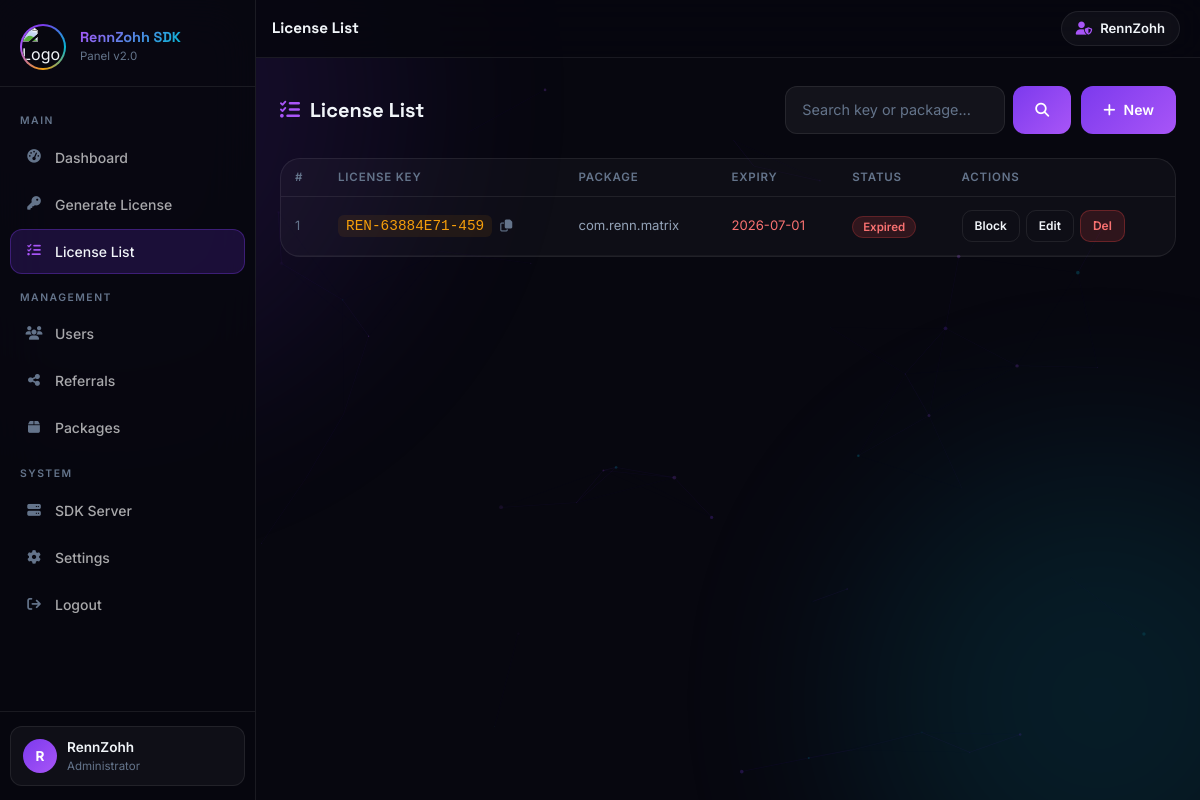
Screenshot of /license_list.php (signed in) with the database file from the repository.
### tables this page shows
CREATE TABLE `licenses` (
  `id` int(11) NOT NULL,
  `license_key` varchar(255) NOT NULL,
  `expiry_date` date NOT NULL,
  `daemon` tinyint(1) DEFAULT 1,
  `hide_root` tinyint(1) DEFAULT 1,
  `hide_xposed` tinyint(1) DEFAULT 1,
  `toggle_expiry` tinyint(1) DEFAULT 1,
  `force_logout` tinyint(1) DEFAULT 0,
  `controller_interval` int(11) DEFAULT 30,
  `toast_message` varchar(255) DEFAULT '',
  `generated_by` varchar(255) DEFAULT NULL,
  `status` tinyint(1) DEFAULT 1,
  `package_name` varchar(255) DEFAULT NULL,
  `activated_packages` text DEFAULT NULL,
  `usage_count` int(11) DEFAULT 0,
  `created_at` timestamp NULL DEFAULT current_timestamp(),
  `blocked_by_server` tinyint(1) DEFAULT 0,
  `last_blocked_at` timestamp NULL DEFAULT NULL
);

### license_list.php (the view, shortened to what this page needs)
<?php
include 'conn.php';
$search = trim($_GET['q'] ?? '');
$where  = $search ? "WHERE license_key LIKE '%".mysqli_real_escape_string($conn,$search)."%' OR package_name LIKE '%".mysqli_real_escape_string($conn,$search)."%'" : '';
$result = $conn->query("SELECT * FROM licenses $where ORDER BY id DESC");
include '_sidebar.php';
?>
<div style="display:flex;justify-content:space-between;align-items:center;flex-wrap:wrap;gap:12px;margin-bottom:24px;">
    <div class="section-heading" style="margin:0;"><i class="fa-solid fa-list-check"></i> License List</div>
    <div style="display:flex;gap:10px;flex-wrap:wrap;">
        <form method="GET" style="display:flex;gap:8px;">
            <input name="q" value="<?= htmlspecialchars($search) ?>" class="rz-input" placeholder="Search key or package..." style="width:220px;">
            <button type="submit" class="btn-primary-rz"><i class="fa-solid fa-magnifying-glass"></i></button>
        </form>
        <a href="generate_ui.php" class="btn-primary-rz"><i class="fa-solid fa-plus"></i> New</a>
    </div>
</div>
<div class="panel-card" style="padding:0;overflow:hidden;">
<div style="overflow-x:auto;">
<table class="rz-table">
    <thead>
        <tr>
            <th>#</th>
            <th>License Key</th>
            <th>Package</th>
            <th>Expiry</th>
            <th>Status</th>
            <th>Actions</th>
        </tr>
    </thead>
    <tbody>
    <?php $i=0; while($r=$result->fetch_assoc()): $i++;
        $exp=strtotime($r['expiry_date']);
        $expired=$exp<time();
    ?>
    <tr>
        <td style="color:#64748b;font-size:0.8rem;"><?= $i ?></td>
        <td>
            <span class="key-mono"><?= htmlspecialchars($r['license_key']) ?></span>
            <button onclick="copyText('<?= htmlspecialchars($r['license_key']) ?>')" style="background:none;border:none;color:#64748b;cursor:pointer;margin-left:4px;"><i class="fa-regular fa-copy" style="font-size:0.75rem;"></i></button>
        </td>
        <td style="color:#94a3b8;font-size:0.82rem;"><?= htmlspecialchars($r['package_name'] ?? '—') ?></td>
        <td style="font-size:0.82rem;color:<?= $expired?'#f87171':'#94a3b8' ?>"><?= $r['expiry_date'] ?></td>
        <td>
            <?php if($r['status']==1 && !$expired): ?><span class="badge-active">Active</span>
            <?php elseif($expired): ?><span class="badge-blocked">Expired</span>
            <?php else: ?><span class="badge-blocked">Blocked</span><?php endif; ?>
        </td>
        <td>
            <div style="display:flex;gap:6px;">
                <form method="POST" style="display:inline;">
                    <button type="submit" class="btn-outline-rz" style="padding:6px 12px;font-size:0.75rem;">
                        <?= $r['status']==1 ? 'Block' : 'Unblock' ?>
                    </button>
                </form>
                <a href="keyEdit.php?id=<?= $r['id'] ?>" class="btn-outline-rz" style="padding:6px 12px;font-size:0.75rem;">Edit</a>
                <form method="POST" style="display:inline;" onsubmit="return confirm('Delete this license?')">
                    <button type="submit" class="btn-danger-rz" style="padding:6px 12px;font-size:0.75rem;">Del</button>
                </form>
            </div>
        </td>
    </tr>
    <?php endwhile; ?>
    </tbody>
</table>
</div>
</div>
<?php include '_footer.php'; ?>

### _sidebar.php (style rules this page uses)
:root { --primary:#7c3aed;--primary-light:#a855f7; --accent:#06b6d4;--amber:#f59e0b;--green:#22c55e; --bg:#07070f;--surface:rgba(255,255,255,0.04); --border:rgba(255,255,255,0.08);--text:#f1f5f9;--muted:#64748b; --sidebar-w:256px; }
* { margin:0;padding:0;box-sizing:border-box; }
body { font-family:'Inter',sans-serif;background:var(--bg);color:var(--text);min-height:100vh;overflow-x:hidden; }
.panel-card { background:rgba(255,255,255,0.03); border:1px solid var(--border);border-radius:20px; padding:24px; }
.btn-primary-rz { background:linear-gradient(135deg,var(--primary),var(--primary-light)); border:none;border-radius:12px;padding:11px 22px; color:white;font-size:0.875rem;font-weight:600; cursor:pointer;transition:all 0.2s;text-decoration:none;display:inline-flex;align-items:center;gap:8px; }
.btn-danger-rz { background:rgba(239,68,68,0.15);border:1px solid rgba(239,68,68,0.3);border-radius:10px;padding:8px 16px;color:#f87171;font-size:0.82rem;font-weight:600;cursor:pointer;transition:all 0.2s;text-decoration:none; }
.btn-outline-rz { background:transparent;border:1px solid var(--border);border-radius:10px;padding:8px 16px;color:var(--text);font-size:0.82rem;font-weight:600;cursor:pointer;transition:all 0.2s;text-decoration:none; }
.rz-table { width:100%;border-collapse:collapse; }
.rz-table th { font-size:0.72rem;text-transform:uppercase;letter-spacing:0.8px;color:var(--muted);padding:10px 14px;border-bottom:1px solid var(--border);text-align:left;font-weight:600; }
.rz-table td { padding:13px 14px;border-bottom:1px solid rgba(255,255,255,0.04);font-size:0.875rem;vertical-align:middle; }
.badge-blocked { background:rgba(239,68,68,0.15);color:#f87171;border:1px solid rgba(239,68,68,0.25);padding:3px 10px;border-radius:999px;font-size:0.72rem;font-weight:600; }
.rz-input,.rz-select { width:100%;background:rgba(255,255,255,0.05); border:1px solid var(--border);border-radius:12px; padding:12px 16px;color:var(--text);font-size:0.9rem; font-family:'Inter',sans-serif;outline:none;transition:all 0.2s; }
.rz-input::placeholder { color:var(--muted); }
.section-heading { font-family:'Space Grotesk',sans-serif;font-size:1.25rem;font-weight:700;margin-bottom:20px;display:flex;align-items:center;gap:10px; }
.section-heading i { color:var(--primary-light); }
.key-mono { font-family:monospace;font-size:0.9rem;color:var(--amber);background:rgba(245,158,11,0.08);padding:3px 8px;border-radius:6px; }

### rows the page displays
licenses: license_key "REN-63884E71-459", package_name "com.renn.matrix", expiry_date "2026-07-01", status "Expired"

### other values shown
substr($current_user,0,1) "R"
$current_user "RennZohh"
$page_title "License List"
